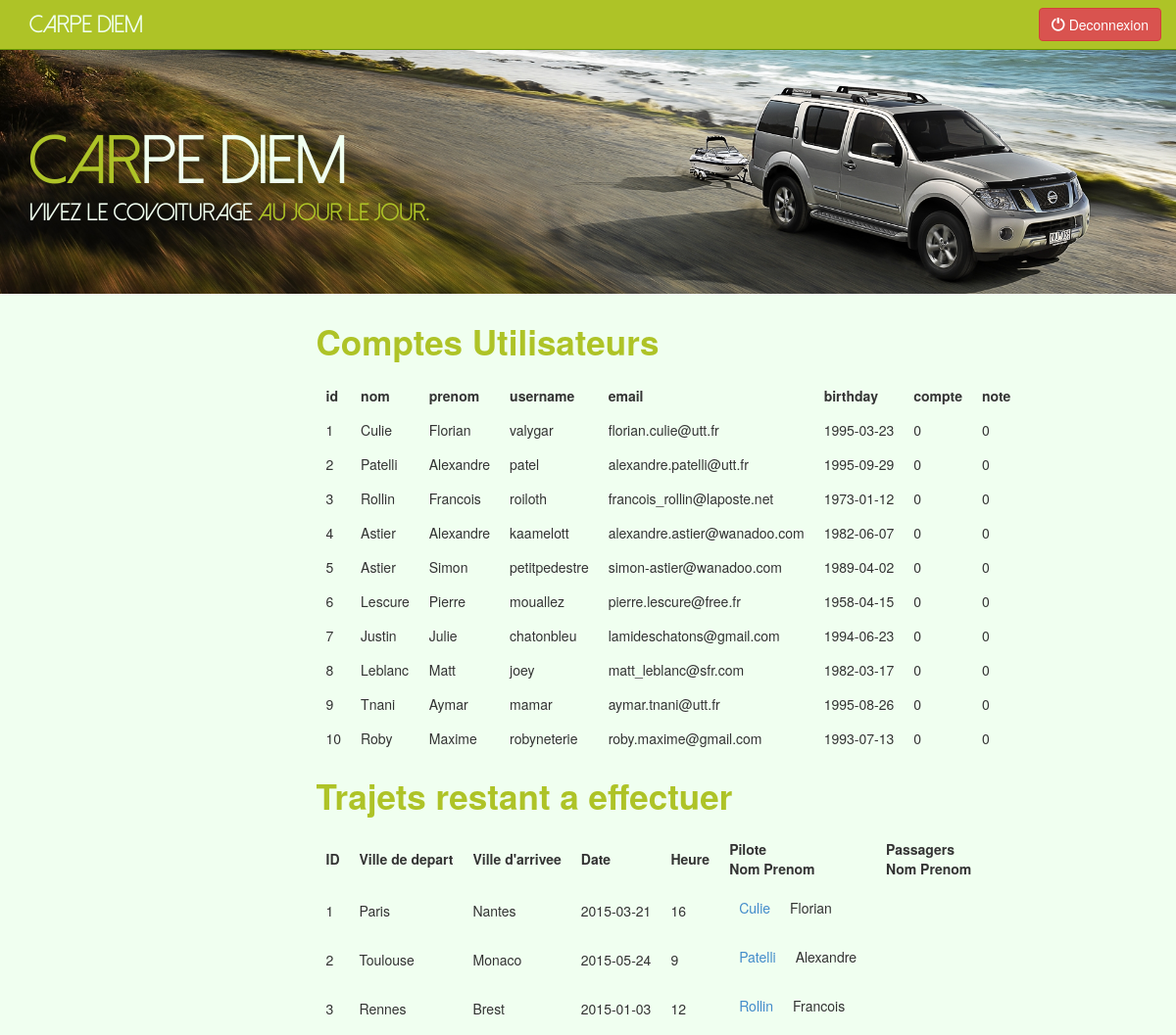
Screenshot of /admin/librairies_admin.php (signed in) with the database file from the repository.
### tables this page shows
CREATE TABLE `user` (
  `id` INT NOT NULL AUTO_INCREMENT,
  `password` VARCHAR(45) NOT NULL,
  `email` VARCHAR(45) NOT NULL,
  `prenom` VARCHAR(45) NOT NULL,
  `nom` VARCHAR(45) NOT NULL,
  `birthday` VARCHAR(45) NOT NULL,
  `photo` LONGTEXT NOT NULL,
  `compte` DECIMAL(10) NOT NULL,
  `note` DECIMAL(10) NULL,
  `username` VARCHAR(45) NOT NULL,
  PRIMARY KEY (`id`));

CREATE TABLE `trajet` (
  `id` INT NOT NULL AUTO_INCREMENT,
  `lieu_depart` VARCHAR(45) NOT NULL,
  `lieu_arrivee` VARCHAR(45) NOT NULL,
  `places_max` INT UNSIGNED NOT NULL,
  `places_prises` INT UNSIGNED NOT NULL,
  `date` VARCHAR(45) NOT NULL,
  `pilote_user_id` INT NOT NULL,
  `heure_dep` INT NOT NULL,
  `prix` DECIMAL(5) NOT NULL,
  `effectue` TINYINT(1) NOT NULL,
  PRIMARY KEY (`id`, `pilote_user_id`),
  CONSTRAINT `fk_trajet_pilote1`
    FOREIGN KEY (`pilote_user_id`)
    REFERENCES `pilote` (`pilote_user_id`)
    ON DELETE NO ACTION
    ON UPDATE NO ACTION,
  CONSTRAINT `fk_lieu_dep`
    FOREIGN KEY (`lieu_depart`)
    REFERENCES `ville_depart` (`Ville`)
    ON DELETE NO ACTION
    ON UPDATE NO ACTION,
  CONSTRAINT `fk_lieu_arr`
    FOREIGN KEY (`lieu_arrivee`)
    REFERENCES `ville_arrivee` (`Ville`)
    ON DELETE NO ACTION
    ON UPDATE NO ACTION);

### admin/librairies_admin.php (the view, shortened to what this page needs)
<?php
$bdd = getBdd();
function print_request($bd, $request, $att_req = TRUE) {
    $reponse = $bd->query($request);
    if ($reponse === FALSE) {
        echo"impossible d'executer la requete";
        return FALSE;
    } else {
        $tab_res = $reponse->fetchALL(PDO::FETCH_ASSOC);
        $i = 1;
        if ($att_req) {
            echo "<table>";
            foreach ($tab_res as $unres) {
                if ($i == 1) {
                    echo"<tr><th>" . implode('</th><th>', array_keys($unres)) . "</th></tr>";
                    $i++;
                }
                echo"<tr><td>" . implode('</td><td>', $unres) . "</td></tr>";
            }
            echo"</table>";
            return TRUE;
        }
    }
}
echo "<h1>Comptes Utilisateurs</h1>";
print_request($bdd, "SELECT id, nom, prenom, username, email, birthday, compte, note FROM user;");
echo "<h1>Trajets restant a effectuer</h1>";
$reponse = $bdd->query("SELECT id, effectue, lieu_depart, lieu_arrivee, date, heure_dep FROM trajet");
echo"<table><tr><th>ID</th><th>Ville de depart</th><th>Ville d'arrivee</th><th>Date</th><th>Heure</th><th>Pilote<br>Nom  Prenom</th><th>Passagers<br>Nom  Prenom</th></tr>";
$index_id = 1;
while ($tab_res = $reponse->fetch()) {
    $reponse_pilote = $bdd->query("SELECT nom, prenom, username FROM trajet T, user U "
            . "WHERE T.pilote_user_id = U.id "
            . "AND T.id = "
            . $index_id . " "
            . "AND effectue = 0 "
            . "GROUP BY T.id");
    if ($tab_res["effectue"] == 0) {
        echo"<tr><td>" . $tab_res["id"] . "</td><td>" . $tab_res["lieu_depart"] . "</td><td>" . $tab_res["lieu_arrivee"] . "</td><td>" . $tab_res["date"] . "</td><td>" . $tab_res["heure_dep"] . "</td>";
        echo"<td><table>";
        while ($pilote = $reponse_pilote->fetch()) {
            echo"<td><a href='../membre/profil.php?username=".$pilote["username"]."'>" . $pilote["nom"] . "</a></td><td>" . $pilote["prenom"] . "</td>";
        }
        echo"</td></table>";
        echo"<td><table>";
        echo"</table></td>";
    }else{
    }
    $index_id = $index_id + 1;
}
$contenu=ob_get_clean();
require '../gabarit/gabarit_admin.php';
?>

### gabarit/gabarit_admin.php (shortened to what this page needs)
<!DOCTYPE html>
<html lang="en">
    <head>
        <link rel="stylesheet" href="//maxcdn.bootstrapcdn.com/font-awesome/4.3.0/css/font-awesome.min.css">
        <link href="../gabarit/css/bootstrap.min.css" rel="stylesheet">
        <link href="../gabarit/css/styles.css" rel="stylesheet">
    </head>
    <body>
        <nav class="navbar navbar-default navbar-fixed-top" role="banner">
            <div class="container">
                <div class="navbar-header">
                    <a href="../index.php" class="navbar-brand"><span class = "logonavbar">CARPE DIEM</span></a>
                </div>
                <ul class="nav navbar-nav navbar-right">
                    <p class="navbar-btn">
                        <a href="../membre/deconnexion.php" class="btn btn-danger btn-large"><i class="glyphicon glyphicon-off"></i> Deconnexion</a>
                    </p>
                </ul>
            </div>
        </nav>
        <div id="masthead">
            <div class="container">
                <div class="row">
                    <div class="col-md-7"><br><br>
                        <h1><span class = "logop2"><span class = "logop1">CAR</span>PE DIEM</span>
                            <p class="lead"><span id = "sloganp1">Vivez le covoiturage </span><span id = "sloganp2">au jour le jour.</span></p>
                        </h1>
                    </div>
                </div>
            </div>
        </div>
    <div class="container">
        <div class="row">
            <div class="col-md-3" id="leftCol">
            </div>
            <div class="col-md-9">
                <?php echo $contenu; ?>
            </div>
        </div>
    </div>
</body>
</html>

### gabarit/css/styles.css (style rules this page uses)
body { padding-top:50px; background-color: honeydew; }
.col-md-7 { color: white; }
.col-md-9 h1 { color: #AEC327; font-size: 35px; font-weight: bold; margin-bottom: 20px; }
.col-md-9 td, th { padding-top: 5px; padding-bottom: 10px; padding-right: 10px; padding-left: 10px; }
#masthead { min-height:250px; background-image: url('../image/banniere.jpg'); background-repeat: no-repeat; background-position: center center; background-size: cover; margin-bottom: 10px; }
#masthead h1 { font-size: 30px; line-height: 1; padding-top:20px; }
@media screen and (min-width: 768px) { #masthead h1 { font-size: 50px; } }
.navbar-default { background-color: #AEC327; border-color: #679800; }
.navbar-default .navbar-brand { color: #f6fafb; }
.logop1 { font-family: "Dolcevita", sans-serif; color: #AEC327; }
.logop2 { font-family: "Dolcevita", sans-serif; color: honeydew; font-size: 70px; }
.logonavbar { font-family: "Dolcevita", sans-serif; color: honeydew; font-size: 25px; }
#sloganp1 { font-family: "Dolcevita", sans-serif; color: honeydew; font-size: 25px; }
#sloganp2 { font-family: "Dolcevita", sans-serif; color: #AEC327; font-size: 25px; }

### rows the page displays
user: unres "id nom prenom username email birthday compte note", unres "1 Culie Florian valygar florian.culie@utt.fr 1995-03-23 0 0"
user: unres "2 Patelli Alexandre patel alexandre.patelli@utt.fr 1995-09-29 0 0"
user: unres "3 Rollin Francois roiloth francois_rollin@laposte.net 1973-01-12 0 0"
user: unres "4 Astier Alexandre kaamelott alexandre.astier@wanadoo.com 1982-06-07 0 0"
user: unres "5 Astier Simon petitpedestre simon-astier@wanadoo.com 1989-04-02 0 0"
user: unres "6 Lescure Pierre mouallez pierre.lescure@free.fr 1958-04-15 0 0"
user: unres "7 Justin Julie chatonbleu lamideschatons@gmail.com 1994-06-23 0 0"
user: unres "8 Leblanc Matt joey matt_leblanc@sfr.com 1982-03-17 0 0"
user: unres "9 Tnani Aymar mamar aymar.tnani@utt.fr 1995-08-26 0 0"
user: unres "10 Roby Maxime robyneterie roby.maxime@gmail.com 1993-07-13 0 0"
trajet: id "1", lieu_depart "Paris", lieu_arrivee "Nantes", date "2015-03-21", heure_dep "16", nom "Culie", prenom "Florian"
trajet: id "2", lieu_depart "Toulouse", lieu_arrivee "Monaco", date "2015-05-24", heure_dep "9", nom "Patelli", prenom "Alexandre"
trajet: id "3", lieu_depart "Rennes", lieu_arrivee "Brest", date "2015-01-03", heure_dep "12", nom "Rollin", prenom "Francois"
